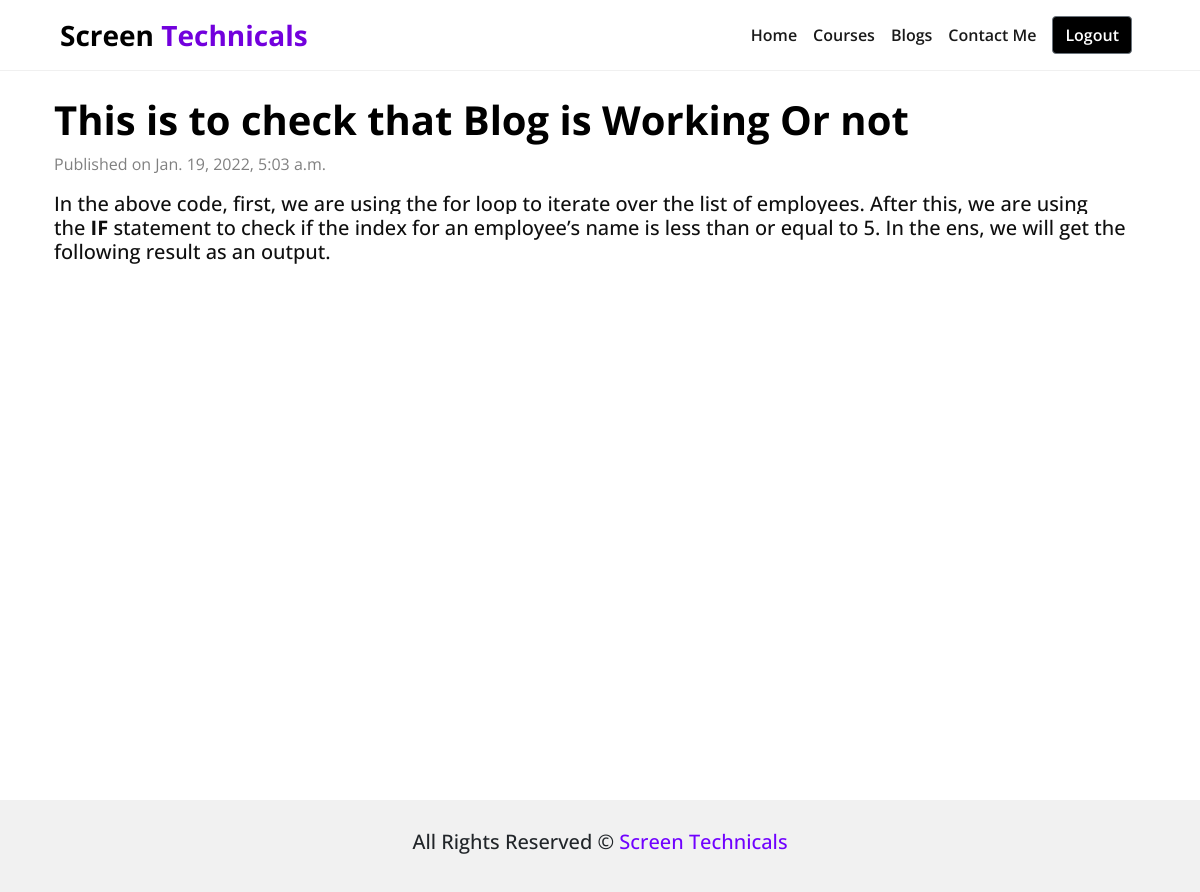
Page /blogs/this-is-to-check-that-blog-is-working-or-not/ (signed in) on the committed database.
### Blog/models.py (models this page shows, shortened)
class BlogPost(models.Model):
    title = models.CharField(max_length=200)
    category = models.CharField(max_length=100)
    content = models.TextField()
    date_time = models.DateTimeField(auto_now_add=True)
    slug = AutoSlugField(populate_from='title', unique=True, null=True, blank=True, default=None)

### Blog/views.py (the view)
# urls.py: path('blogs/<str:slug>/', views.post, name="post"),
def post(request, slug):
    post_details = BlogPost.objects.filter(slug=slug).first()
    context = {
        'post_details': post_details,
    }
    return render(request, "Blog/post.html", context)

### templates/Blog/post.html (shortened to what this page needs)
{% extends 'base.html' %}
{% block body %}
<div class="container pt-5 px-4" style="min-height: 100vh;">
    <h1 class="text-secondary pt-5 fw-bold">{{post_details.title}}</h1>
    <p style="color: gray;">Published on {{post_details.date_time}}</p>
    <h5 class="blog_text">{{post_details.content |safe}}</h5>
</div>
{% endblock body %}

### static/css/main.css (style rules this page uses)
* { font-family: "Open Sans" !important; outline: none !important; box-shadow: none !important; }
body { overflow-x: hidden !important; }
html { overflow-x: hidden !important; }
:root { --primary: #7000ff !important; --secondary: #000 !important; --tertiary: #fff !important; }
.text-secondary { color: var(--secondary) !important; }

### rows in the picture
BlogPost: title "This is to check that Blog is Working Or not", date_time "Jan. 19, 2022, 5:03 a.m.", content "In the above code, first, we are using the for loop to iterate over the list of employees. After this, we are using the IF statement to check if the index for an employee’s name is less than or equal to 5. In the ens, we will get the following result as an output."
